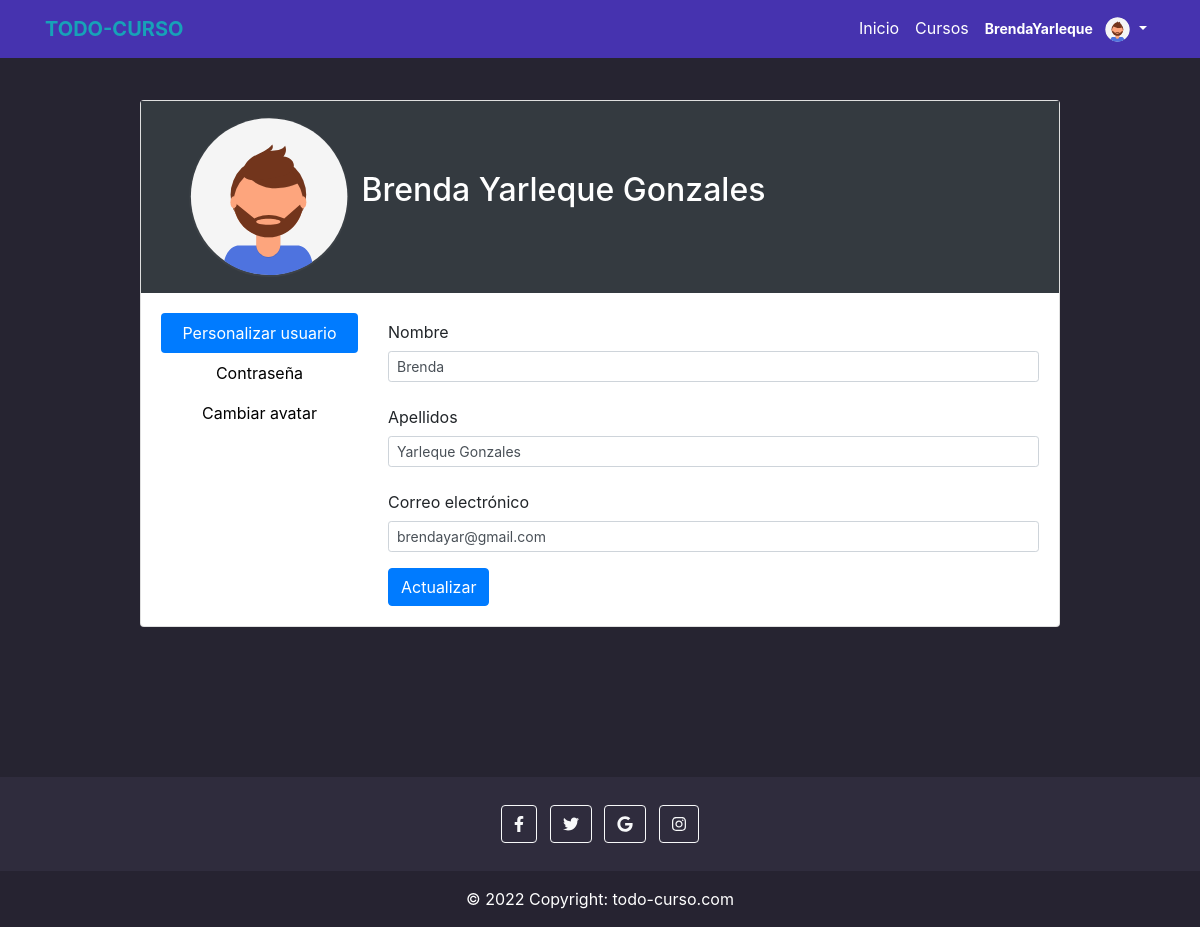
Page /vistas/perfil.php (signed in) on the committed database.
### tables this page shows
CREATE TABLE `usuario` (
  `id_usu` int(10) UNSIGNED NOT NULL,
  `nombre_usu` varchar(45) NOT NULL,
  `clave_usu` varchar(100) NOT NULL,
  `img_usu` varchar(100) NOT NULL,
  `vigencia_usu` tinyint(4) NOT NULL,
  `rol_usu` char(1) NOT NULL
);

CREATE TABLE `estudiante` (
  `id_estu` int(10) UNSIGNED NOT NULL,
  `nombre_estu` varchar(45) NOT NULL,
  `apellidos_estu` varchar(45) NOT NULL,
  `correo_estu` varchar(45) NOT NULL,
  `vigente_estu` tinyint(4) NOT NULL,
  `id_usu` int(10) UNSIGNED NOT NULL
);

### modelos/usuario.php (called while the page is built, shortened)
<?php
include_once 'conexion.php';
class Usuario
{
    private $id;
    private $nombre;
    private $img;
    private $rol;
    public function setearUsuario($nombre)
    {
        $consulta = "SELECT * FROM usuario WHERE nombre_usu = '$nombre'";
        $respuesta = mysqli_query(Conexion::conexion(), $consulta);;
        while ($fila = mysqli_fetch_array($respuesta)) {
            $this->id = $fila['id_usu'];
            $this->nombre = $fila['nombre_usu'];
            $this->img = $fila['img_usu'];
            if ($fila['rol_usu'] == 'A') {
                $this->rol = "Administrador";
            } else if ($fila['rol_usu'] == 'E') {
                $this->rol = "Estudiante";
            }
        }
    }
    public function getNombre()
    {
        return $this->nombre;
    }
    public function getId()
    {
        return $this->id;
    }
    public function getRol()
    {
        return $this->rol;
    }
    public function getImg()
    {
        return $this->img;
    }
}

### modelos/conexion.php (called while the page is built, shortened)
<?php
class Conexion
{
    static public function conexion()
    {
        try {
            $conexion = mysqli_connect('localhost', 'root', '', 'tienda_cursos_db');
            mysqli_set_charset($conexion, "utf8");
            return $conexion;
        } catch (PDOException $e) {
            echo 'Falló la conexión: ' . $e->getMessage();
        }
    }
}

### vistas/perfil.php (the view, shortened to what this page needs)
<?php
include_once '../modelos/usuario.php';
$usuario = new Usuario();
if (isset($_SESSION['usuario'])) {
  $user = $_SESSION['usuario'];
  $usuario->setearUsuario($user);
  if ($usuario->getRol() == "Estudiante") {
    $con = new Conexion();
    $idUsur = $usuario->getId();
    $s_estudiante = "SELECT * FROM estudiante WHERE id_usu = $idUsur";
    $r_estudiante = mysqli_query($con->conexion(), $s_estudiante);
    while ($fila = mysqli_fetch_array($r_estudiante)) {
      $nombreEstudiate = $fila['nombre_estu'];
      $apellidoEstudiate = $fila['apellidos_estu'];
      $correoEstudiante = $fila['correo_estu'];
    }
  }
} else {
  header("location:index.php");
}
?>
<!DOCTYPE html>
<html lang="en">
<head>
  <link rel="stylesheet" href="https://cdn.jsdelivr.net/npm/bootstrap@4.6.2/dist/css/bootstrap.min.css" />
  <link rel="stylesheet" href="assets/dist/css/styles.css" />
</head>
<body>
  <nav class="navbar navbar-iniciarSesion navbar-expand-lg navbar-dark bg-dark fixed-top" id="main-navbar">
    <div class="container">
      <a class="navbar-brand text-info font-weight-bold" href="index.php">TODO-CURSO</a>
      <div class="collapse navbar-collapse" id="navbarPrincipal">
        <ul class="navbar-nav ml-auto">
          <li class="nav-item active">
            <a class="nav-link" href="index.php">Inicio</a>
          </li>
          <?php if ($usuario->getRol() == "Estudiante") {
            echo '<li class="nav-item active">
                      <a class="nav-link" href="cursos.php">Cursos</a>
                    </li>';
          }
          ?>
          <?php
          echo '<li class="nav-item dropdown no-arrow active">
                      <a class="nav-link dropdown-toggle" href="#" id="userDropdown" role="button" data-toggle="dropdown" aria-haspopup="true" aria-expanded="false">
                          <span class="mr-2 d-none d-lg-inline text-gray-600 small font-weight-bold">' . $usuario->getNombre() . '</span>
                          <img class="rounded-circle" width="25px" height="25px" src="' . $usuario->getImg() . '">
                      </a>
                      <div class="dropdown-menu dropdown-menu-right shadow animated--grow-in" aria-labelledby="userDropdown">
                          <a class="dropdown-item" href="perfil.php">
                              <i class="fas fa-user fa-sm fa-fw mr-2 text-gray-400"></i>
                              Perfil
                          </a>
                          <div class="dropdown-divider"></div>
                          <a class="dropdown-item" href="../controladores/cerrarSession.php">
                              <i class="fas fa-sign-out-alt fa-sm fa-fw mr-2 text-gray-400"></i>
                              Cerrar Sesión
                          </a>
                      </div>
                    </li>'
          ?>
        </ul>
      </div>
    </div>
  </nav>
  <div class="seccion-agradecimiento">
    <div class="container">
      <div class="row justify-content-md-center">
        <div class="col-md-10">
          <div class="card">
            <div class="bg-dark py-3 pl-5 pr-3">
              <img src="<?php echo $usuario->getImg() ?>" class="card-img-top none" style="width: 10rem;">
              <h2 class="pl-2 text-white d-inline-block">
                <?php
                if ($usuario->getRol() == "Estudiante") {
                  echo $nombreEstudiate . " " . $apellidoEstudiate;
                } else {
                  echo $usuario->getNombre();
                }
                ?>
              </h2>
            </div>
            <div class="card-body ">
              <div class="row">
                <div class="col-3">
                  <div class="nav flex-column nav-pills" id="v-pills-tab" role="tablist" aria-orientation="vertical">
                    <?php
                    if ($usuario->getRol() == "Estudiante") {
                      echo '<button class="nav-link active" id="v-pills-home-tab" data-toggle="pill" data-target="#v-pills-home" type="button" role="tab" aria-controls="v-pills-home" aria-selected="true">Personalizar usuario</button>';
                    }
                    ?>
                    <button class="nav-link <?php if ($usuario->getRol() != "Estudiante") echo 'active'; ?>" id="v-pills-profile-tab" data-toggle="pill" data-target="#v-pills-profile" type="button" role="tab" aria-controls="v-pills-profile" aria-selected="false">Contraseña</button>
                    <button class="nav-link" id="v-pills-messages-tab" data-toggle="pill" data-target="#v-pills-messages" type="button" role="tab" aria-controls="v-pills-messages" aria-selected="false">Cambiar avatar</button>
                  </div>
                </div>
                <div class="col-9">
                  <div class="tab-content" id="v-pills-tabContent">
                    <?php
                    if ($usuario->getRol() == "Estudiante") {
                      echo '<div class="tab-pane fade show active" id="v-pills-home" role="tabpanel" aria-labelledby="v-pills-home-tab">
                              <form action="" method="POST">
                                <div class="form-group">
                                  <label for="nomEstudiante" class="col-form-label">Nombre</label>
                                  <input type="text" class="form-control form-control-sm" id="nomEstudiante" name="nomEstudiante" value="' . $nombreEstudiate . '" required>
                                </div>
                                <div class="form-group">
                                  <label for="apEstudiante" class="col-form-label">Apellidos</label>
                                  <input type="text" class="form-control form-control-sm" id="apEstudiante" name="apEstudiante" value="' . $apellidoEstudiate . '" required>
                                </div>
                                <div class="form-group">
                                  <label for="correo" class="col-form-label">Correo electrónico</label>
                                  <input type="email" class="form-control form-control-sm" id="correo" name="correo" value="' . $correoEstudiante . '" required>
                                </div>';
                      echo '<input type="submit" class="btn btn-primary" value="Actualizar" name="actualizarUsuario" id="actualizarUsuario">
                                </form>
                            </div>';
                    }
                    ?>
                  </div>
                </div>
              </div>
            </div>
          </div>
        </div>
      </div>
    </div>
  </div>
  <footer class="footer text-center text-white">
    <div class="container p-4 pb-0">
      <section>
        <a class="btn btn-outline-light btn-floating m-1" href="#!" role="button"><i class="fab fa-facebook-f"></i></a>
        <a class="btn btn-outline-light btn-floating m-1" href="#!" role="button"><i class="fab fa-twitter"></i></a>
        <a class="btn btn-outline-light btn-floating m-1" href="#!" role="button"><i class="fab fa-google"></i></a>
        <a class="btn btn-outline-light btn-floating m-1" href="#!" role="button"><i class="fab fa-instagram"></i></a>
      </section>
    </div>
    <div class="text-center p-3" style="background-color: rgba(0, 0, 0, 0.2)">
      © 2022 Copyright:
      <a class="text-white" href="">todo-curso.com</a>
    </div>
  </footer>
</body>
</html>

### rows in the picture
usuario: nombre_usu "BrendaYarleque", img_usu (picture)
estudiante: nombre_estu "Brenda", apellidos_estu "Yarleque Gonzales", nomEstudiante "Brenda", apEstudiante "Yarleque Gonzales", correo "brendayar@gmail.com"
